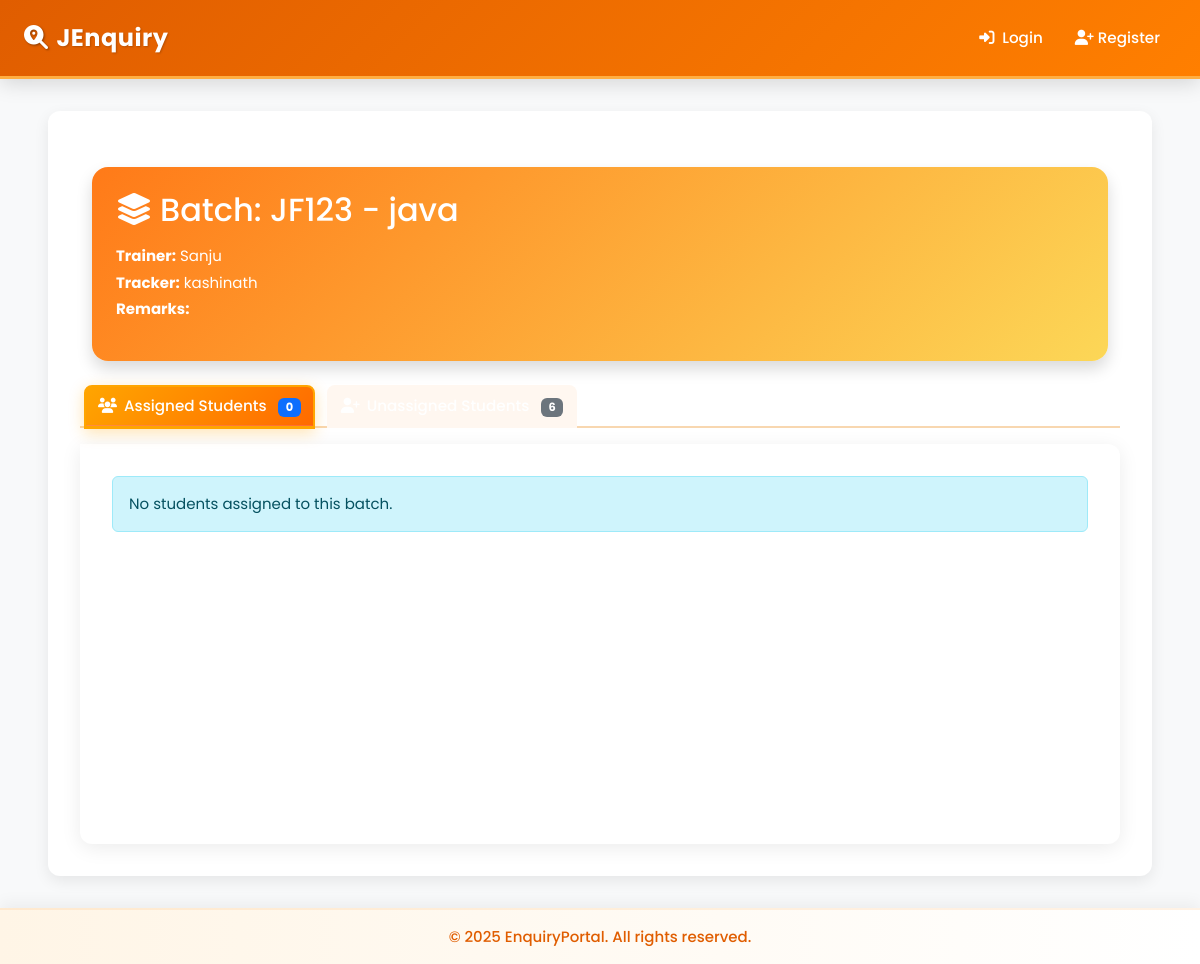
/batch/6/, run on the app's committed database.
### batches/models.py (models this page shows, shortened)
class Batch(models.Model):
    code = models.CharField(max_length=20, unique=True)
    subject = models.CharField(max_length=100)
    trainer = models.ForeignKey(Trainer, on_delete=models.SET_NULL, null=True)
    tracker = models.ForeignKey(Tracker, on_delete=models.SET_NULL, null=True)
    remarks = models.TextField(blank=True, null=True)
    batch_date = models.DateField(null=True, blank=True)  # 👈 New field
    created_at = models.DateTimeField(auto_now_add=True)
    students = models.ManyToManyField(Enquiry, related_name='batches', blank=True)

class Trainer(models.Model):
    name = models.CharField(max_length=100)
    email = models.EmailField(unique=True)
    def __str__(self):
        return self.name

class Tracker(models.Model):
    name = models.CharField(max_length=100)
    phone = models.CharField(max_length=15)
    def __str__(self):
        return self.name

### batches/views.py (the view, shortened to what this page needs)
# urls.py: path('<int:batch_id>/', views.batch_detail, name='batch_detail'),
def batch_detail(request, batch_id):
    batch = get_object_or_404(Batch, id=batch_id)
    assigned = batch.students.all()
    unassigned = Enquiry.objects.filter(
        status='joined',
        is_joined_batch=False
    ).exclude(id__in=assigned.values_list('id', flat=True))
    payment_data = {}
    total_target = 0
    total_paid = 0
    total_balance = 0
    batch_payment_summary = {
        'total_target': total_target,
        'total_paid': total_paid,
        'total_balance': total_balance,
    }
    context = {
        'batch': batch,
        'assigned': assigned,
        'unassigned': unassigned,
        'total': assigned.count(),
        'payment_data': payment_data,
        'batch_payment_summary': batch_payment_summary,
    }
    return render(request, 'batches/batch_detail.html', context)

### enquiry/models.py (called while the page is built)
    @property
    def actual_collected(self):
        from .models import PaymentHistory
        total = PaymentHistory.objects.filter(
            payment_date__year=self.year,
            payment_date__month=self.month
        ).aggregate(Sum('amount_paid'))['amount_paid__sum'] or Decimal('0.00')
        return total

### template/batches/batch_detail.html (shortened to what this page needs)
{% extends 'base.html' %}
{% load static %}
{% load custom_filters1  %}
{% block extra_css %}
<link rel="stylesheet" href="https://cdn.jsdelivr.net/npm/flatpickr/dist/flatpickr.min.css">
{% endblock %}
{% block content %}
<link rel="stylesheet" href="https://cdn.datatables.net/1.13.6/css/dataTables.bootstrap5.min.css">
<link rel="stylesheet" href="https://cdn.jsdelivr.net/npm/flatpickr/dist/flatpickr.min.css">
<div class="container my-4">
    <div class="gradient-card mb-4 p-4 shadow">
        <h2 class="text-white mb-3">
            <i class="fas fa-layer-group me-2"></i>Batch: {{ batch.code }} - {{ batch.subject }}
        </h2>
        <p class="text-50 mb-1"><strong>Trainer:</strong> {{ batch.trainer }}</p>
        <p class="text-50 mb-1"><strong>Tracker:</strong> {{ batch.tracker }}</p>
        <p class="text-50"><strong>Remarks:</strong> {{ batch.remarks }}</p>
    </div>
</div>
<ul class="nav nav-tabs mb-0" id="batchTabs" role="tablist">
    <li class="nav-item" role="presentation">
        <button class="nav-link active" id="assigned-tab" data-bs-toggle="tab"
                data-bs-target="#assigned" type="button" role="tab"
                aria-controls="assigned" aria-selected="true">
            <i class="fas fa-users me-2"></i>
            Assigned Students
            <span class="badge bg-primary ms-2" id="assigned-count">{{ assigned|length }}</span>
        </button>
    </li>
    <li class="nav-item" role="presentation">
        <button class="nav-link" id="unassigned-tab" data-bs-toggle="tab"
                data-bs-target="#unassigned" type="button" role="tab"
                aria-controls="unassigned" aria-selected="false">
            <i class="fas fa-user-plus me-2"></i>
            <span class="badge bg-secondary ms-2" id="unassigned-count">{{ unassigned|length }}</span>
        </button>
    </li>
</ul>
<div class="tab-content mt-3" id="batchTabsContent">
    <div class="tab-pane fade show active" id="assigned" role="tabpanel">
        {% if assigned %}
        <form method="post" action="{% url 'batch:bulk_remove_from_batch' batch.id %}" id="bulk-remove-form">
            {% csrf_token %}
            <div class="mb-3 d-flex justify-content-between align-items-center">
                <button type="submit" class="btn btn-danger btn-sm">Remove Selected</button>
                <input type="text" id="searchAssigned" class="search-box" style="width: 250px;" placeholder="Search assigned students...">
            </div>
            <div class="table-container">
                <table id="assigned-table" class="table table-bordered table-hover">
                    <thead>
                        <tr>
                            <th><input type="checkbox" id="select_all_assigned"></th>
                            <th>Name</th>
                            <th>Contact</th>
                            <th>Target Fees</th>
                            <th>Paid</th>
                            <th>Balance</th>
                            <th>Due Date</th>
                            <th>Actions</th>
                        </tr>
                    </thead>
                    <tbody id="assigned-tbody">
                        {% for student in assigned %}
                        {% with payment=payment_data|get_item:student.id %}
                        <tr class="student-row" data-id="{{ student.id }}"
                            data-name="{{ student.name }}"
                            data-mobile="{{ student.mobile }}"
                            data-balance="{{ payment.balance|default:0 }}"
                            data-due-date="{{ student.due_date|date:'Y-m-d' }}">
                            <td><input type="checkbox" name="enquiry_ids" value="{{ student.id }}"></td>
                            <td>{{ student.name }}</td>
                            <td>{{ student.mobile }}</td>
                            <td class="amount">₹{{ payment.target|default:"0.00" }}</td>
                            <td class="amount amount-success">₹{{ payment.paid|default:"0.00" }}</td>
                            <td class="amount amount-danger">₹{{ payment.balance|default:"0.00" }}</td>
                            <td>
                                {% if student.due_date %}
                                    <span class="due-badge {% if student.due_date < today %}due-badge-danger{% endif %}">
                                        {{ student.due_date|date:"d M, Y" }}
                                    </span>
                                {% else %}
                                    <span class="text-muted">N/A</span>
                                {% endif %}
                            </td>
                            <td>
                                <div class="btn-group btn-group-sm" role="group">
                                    <button type="button" class="btn btn-outline-primary update-payment-btn"
                                            data-bs-toggle="modal" data-bs-target="#updatePaymentModal"
                                            title="Update Payment">
                                        <i class="fas fa-dollar-sign"></i>
                                    </button>
                                    <button type="button" class="btn btn-outline-secondary update-date-btn"
                                            data-bs-toggle="modal" data-bs-target="#updateDueDateModal"
                                            title="Update Due Date">
                                        <i class="fas fa-calendar-alt"></i>
                                    </button>
                                    <button type="button" class="btn btn-danger" onclick="submitSingleRemove({{ batch.id }}, {{ student.id }})">
                                        Remove
                                    </button>
                                </div>
                            </td>
                        </tr>
                        {% endwith %}
                        {% endfor %}
                    </tbody>
                </table>
                <div id="assigned-no-results" class="no-results" style="display: none;">
                    <i class="fas fa-search"></i>
                    <p>No students found matching your search.</p>
                </div>
            </div>
            <div class="table-pagination">
                <div class="pagination-info" id="assigned-info">
                    Showing <span id="assigned-start">1</span> to <span id="assigned-end">{{ assigned|length }}</span> of <span id="assigned-total">{{ assigned|length }}</span> students
                </div>
                <div class="pagination-controls">
                    <button type="button" class="pagination-btn" id="assigned-prev" onclick="changePage('assigned', -1)">‹ Previous</button>
                    <span id="assigned-page-info">Page 1</span>
                    <button type="button" class="pagination-btn" id="assigned-next" onclick="changePage('assigned', 1)">Next ›</button>
                </div>
            </div>
        </form>
        {% else %}
        <div class="alert alert-info">No students assigned to this batch.</div>
        {% endif %}
    </div>
</div>
<div class="toast-container position-fixed top-0 end-0 p-3" style="z-index: 11"></div>
{% endblock %}

### template/base.html (style rules this page uses)
:root { --primary-orange: #ff7f00; --dark-orange: #e05d00; --light-orange: #ffae42; --very-light-orange: #fff5e6; --white: #ffffff; --gray-100: #f8f9fa; --gray-200: #e9ecef; }
body { font-family: 'Poppins', 'Segoe UI', Tahoma, Geneva, Verdana, sans-serif; background-color: var(--gray-100); font-size: 15px; min-height: 100vh; display: flex; flex-direction: column; }
.nav-link { color: var(--white) !important; font-weight: 500; font-size: 0.95rem; margin: 0 0.25rem; padding: 0.5rem 0.75rem !important; border-radius: 6px; transition: all 0.3s ease; position: relative; white-space: nowrap; }
.nav-link i { margin-right: 5px; transition: transform 0.3s ease; width: 14px; text-align: center; }

### template/batches/batch_detail.html (style rules this page uses)
.nav-tabs { border-bottom: 2px solid #e9ecef; margin-bottom: 0; }
.nav-tabs .nav-link { border: none; border-radius: 8px 8px 0 0; font-weight: 600; color: #6c757d; padding: 1rem 1.5rem; transition: all 0.3s ease; position: relative; margin-right: 0.5rem; }
.nav-tabs .nav-link.active { color: #ff6b35; background-color: white; border-bottom: 3px solid #ff6b35; }
.nav-tabs .nav-link.active::after { content: ''; position: absolute; bottom: -2px; left: 0; right: 0; height: 3px; background: linear-gradient(90deg, #ff8c42, #ff6b35); border-radius: 2px; }
.tab-content { background: white; border-radius: 0 12px 12px 12px; padding: 2rem; box-shadow: 0 4px 20px rgba(0,0,0,0.08); min-height: 400px; }
.tab-pane { animation: fadeIn 0.5s ease; }
.nav-tabs { border-bottom: 2px solid #f8d7b0; margin-bottom: 1.5rem; }
.nav-tabs .nav-item { margin-bottom: -2px; }
.nav-tabs .nav-link { border: 2px solid transparent; border-radius: 0.5rem 0.5rem 0 0; padding: 0.75rem 1.5rem; color: #ff7f00; background-color: #fff7f0; font-weight: 500; transition: all 0.3s ease; position: relative; overflow: hidden; }
.nav-tabs .nav-link.active { color: #ffffff; background: linear-gradient(135deg, #ffa500 0%, #ff6a00 100%); border-color: #ffa500; box-shadow: 0 4px 15px rgba(255, 165, 0, 0.3); }
.nav-tabs .nav-link.active::before { content: ''; position: absolute; top: 0; left: -100%; width: 100%; height: 100%; background: linear-gradient(90deg, transparent, rgba(255,255,255,0.3), transparent); transition: left 0.5s; }
.gradient-card { background: linear-gradient(135deg, #ff7a18, #fcd757); border-radius: 1rem; color: white; transition: box-shadow 0.3s ease; }

### data on the page
Batch: code "JF123", subject "java", trainer "Sanju", tracker "kashinath"

### other printed values
{{ assigned|length }} "0"
{{ unassigned|length }} "6"
